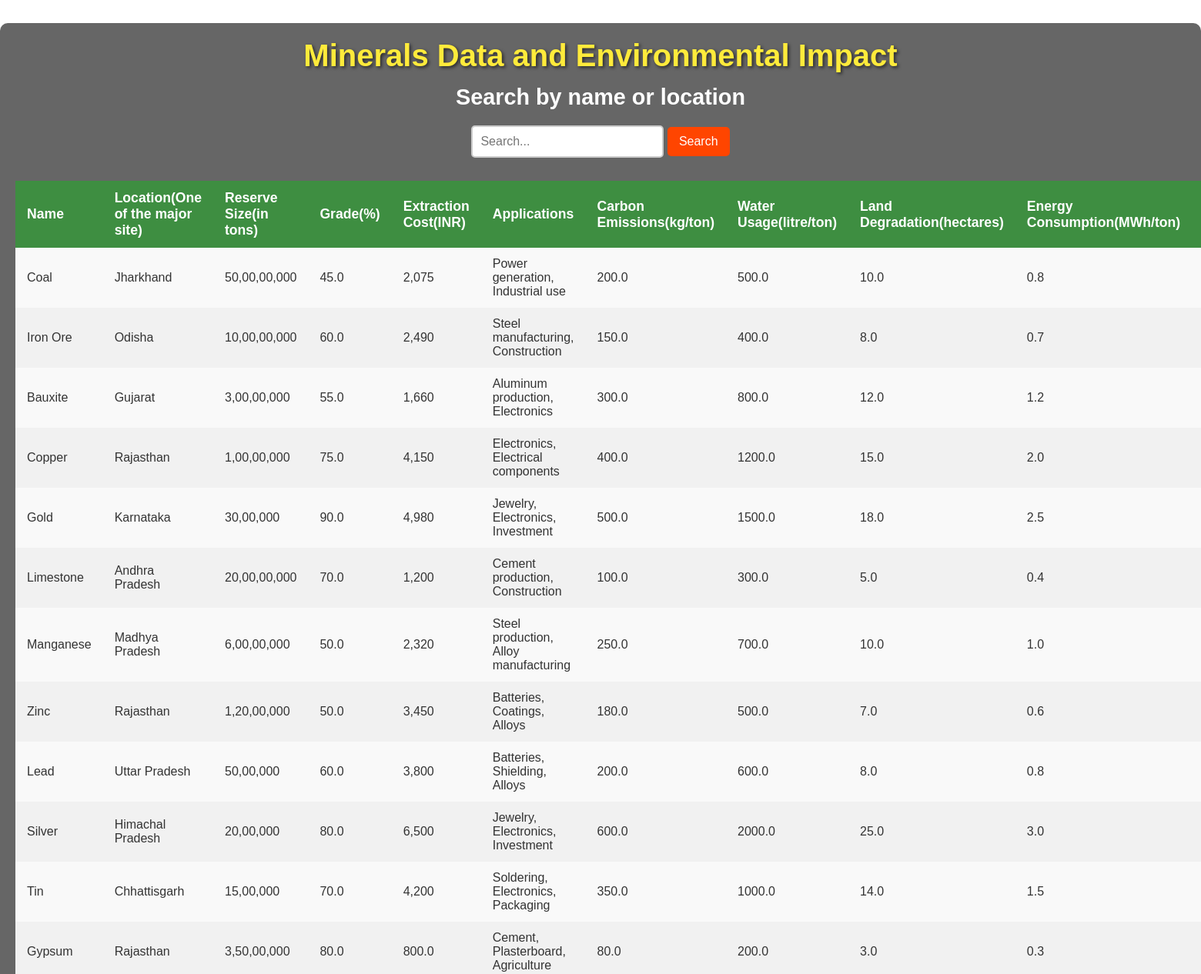
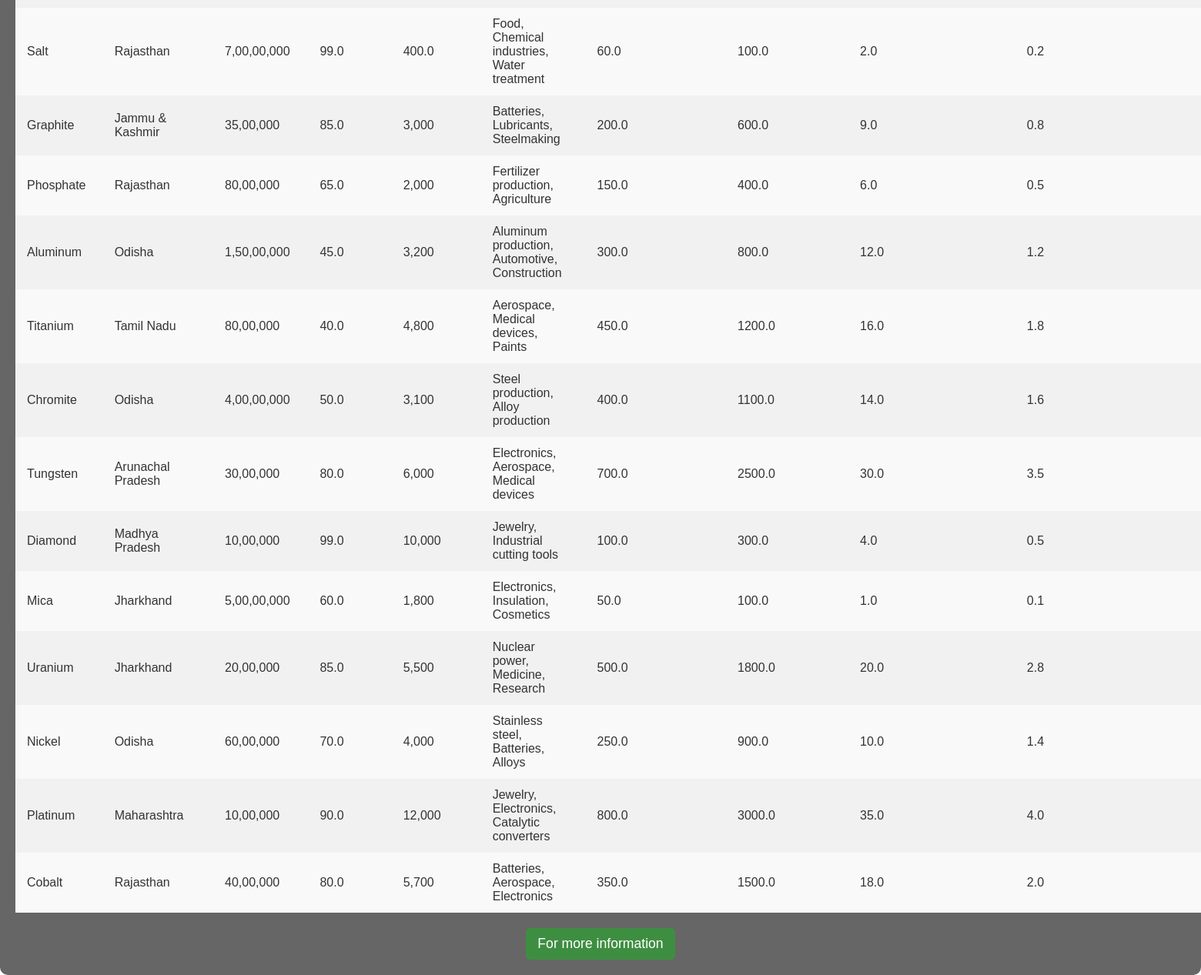
Screenshot of /minerals with the database file from the repository (2 pictures, top to bottom).
### tables this page shows
CREATE TABLE environmental_impact (
        id INTEGER PRIMARY KEY AUTOINCREMENT,
        mineral_id INTEGER,
        carbon_emissions FLOAT,
        water_usage FLOAT,
        land_degradation FLOAT,
        energy_consumption FLOAT,
        rehabilitation_efforts INTEGER,
        sustainability_score FLOAT,
        FOREIGN KEY (mineral_id) REFERENCES minerals(id)
    );

CREATE TABLE minerals (
        id INTEGER PRIMARY KEY AUTOINCREMENT,
        name TEXT NOT NULL,
        location TEXT NOT NULL,
        reserve_size REAL,
        grade REAL,
        extraction_cost REAL,
        applications TEXT
    );

### app.py (the view)
@app.route('/minerals', methods=['GET', 'POST'])
def minerals():
    search_query = request.args.get('query', '')  # Get search query from URL parameters
    conn = sqlite3.connect('database/mineral_data.db')
    conn.row_factory = sqlite3.Row
    cursor = conn.cursor()
    query = """
    SELECT minerals.*, environmental_impact.*
    FROM minerals
    LEFT JOIN environmental_impact ON minerals.id = environmental_impact.mineral_id
    """
    params = []
    if search_query:
        query += " WHERE name LIKE ? OR location LIKE ? OR applications LIKE ?"
        like_pattern = f"%{search_query}%"
        params = [like_pattern, like_pattern, like_pattern]
    cursor.execute(query, params)
    rows = cursor.fetchall()
    conn.close()
    return render_template('mineral.html', minerals=rows, search_query=search_query)

### templates/mineral.html (shortened to what this page needs)
<!DOCTYPE html>
<html lang="en">
<head>
</head>
<body>
    <div class="container">
        <h1>Minerals Data and Environmental Impact</h1>
        <h2>Search by name or location</h2>
        <form method="GET" action="/minerals">
            <input type="text" name="query" value="{{ search_query }}" placeholder="Search...">
            <button type="submit">Search</button>
        </form>
        {% if minerals %}
            <table>
                <thead>
                    <tr>
                        <th>Name</th>
                        <th>Location(One of the major site)</th>
                        <th>Reserve Size(in tons)</th>
                        <th>Grade(%)</th>
                        <th>Extraction Cost(INR)</th>
                        <th>Applications</th>
                        <th>Carbon Emissions(kg/ton)</th>
                        <th>Water Usage(litre/ton)</th>
                        <th>Land Degradation(hectares)</th>
                        <th>Energy Consumption(MWh/ton)</th>
                        <th>Rehabilitation Efforts</th>
                    </tr>
                </thead>
                <tbody>
                    {% for mineral in minerals %}
                    <tr>
                        <td>{{ mineral.name }}</td>
                        <td>{{ mineral.location }}</td>
                        <td>{{ mineral.reserve_size }}</td>
                        <td>{{ mineral.grade }}</td>
                        <td>{{ mineral.extraction_cost }}</td>
                        <td>{{ mineral.applications }}</td>
                        <td>{{ mineral.carbon_emissions }}</td>
                        <td>{{ mineral.water_usage }}</td>
                        <td>{{ mineral.land_degradation }}</td>
                        <td>{{ mineral.energy_consumption }}</td>
                        <td>{{ mineral.rehabilitation_efforts }}</td>
                    </tr>
                    {% endfor %}
                </tbody>
            </table>
        {% else %}
            <h4>No data available</h4>
            <p>No data available.</p>
        {% endif %}
        <div class="link-container">
            <a href="https://mines.gov.in/webportal/home" target="_blank" class="new-page-link">
                For more information
            </a>
    </div>
</body>
</html>

### templates/mineral.html (style rules this page uses)
* { margin: 0; padding: 0; box-sizing: border-box; }
body { font-family: Arial, sans-serif; background-image: url('https://example.com/background-image.jpg'); background-size: cover; background-position: center; color: #333; margin: 0; padding: 0; }
.container { text-align: center; padding: 20px; background-color: rgba(0, 0, 0, 0.6); margin-top: 30px; border-radius: 10px; }
h1 { color: #ffeb3b; font-size: 2.5em; margin-bottom: 15px; text-shadow: 2px 2px 4px rgba(0, 0, 0, 0.6); }
h2 { color: #fff; font-size: 1.8em; margin-bottom: 20px; }
form { margin-bottom: 30px; }
input[type="text"] { padding: 10px; font-size: 1em; width: 250px; border-radius: 5px; border: 2px solid #ccc; outline: none; transition: border-color 0.3s ease; }
button { background-color: #ff4500; color: white; font-size: 1em; padding: 10px 15px; border: none; border-radius: 5px; cursor: pointer; transition: background-color 0.3s ease; }
table { width: 100%; border-collapse: collapse; margin-top: 30px; }
th, td { padding: 12px 15px; text-align: left; }
th { background-color: #3e8e41; color: white; font-size: 1.1em; }
td { background-color: #f9f9f9; }
tr:nth-child(even) td { background-color: #f1f1f1; }
.link-container { margin-top: 20px; text-align: center; }
.new-page-link { display: inline-block; background-color: #3e8e41; color: white; text-decoration: none; padding: 10px 15px; font-size: 1.1em; border-radius: 5px; transition: background-color 0.3s ease; }

### rows the page displays
environmental_impact: name "Coal", location "Jharkhand", reserve_size "50,00,00,000", grade "45.0", extraction_cost "2,075", applications "Power generation, Industrial use", carbon_emissions "200.0", water_usage "500.0", land_degradation "10.0", energy_consumption "0.8"
environmental_impact: name "Iron Ore", location "Odisha", reserve_size "10,00,00,000", grade "60.0", extraction_cost "2,490", applications "Steel manufacturing, Construction", carbon_emissions "150.0", water_usage "400.0", land_degradation "8.0", energy_consumption "0.7"
environmental_impact: name "Bauxite", location "Gujarat", reserve_size "3,00,00,000", grade "55.0", extraction_cost "1,660", applications "Aluminum production, Electronics", carbon_emissions "300.0", water_usage "800.0", land_degradation "12.0", energy_consumption "1.2"
environmental_impact: name "Copper", location "Rajasthan", reserve_size "1,00,00,000", grade "75.0", extraction_cost "4,150", applications "Electronics, Electrical components", carbon_emissions "400.0", water_usage "1200.0", land_degradation "15.0", energy_consumption "2.0"
environmental_impact: name "Gold", location "Karnataka", reserve_size "30,00,000", grade "90.0", extraction_cost "4,980", applications "Jewelry, Electronics, Investment", carbon_emissions "500.0", water_usage "1500.0", land_degradation "18.0", energy_consumption "2.5"
environmental_impact: name "Limestone", location "Andhra Pradesh", reserve_size "20,00,00,000", grade "70.0", extraction_cost "1,200", applications "Cement production, Construction", carbon_emissions "100.0", water_usage "300.0", land_degradation "5.0", energy_consumption "0.4"
environmental_impact: name "Manganese", location "Madhya Pradesh", reserve_size "6,00,00,000", grade "50.0", extraction_cost "2,320", applications "Steel production, Alloy manufacturing", carbon_emissions "250.0", water_usage "700.0", land_degradation "10.0", energy_consumption "1.0"
environmental_impact: name "Zinc", location "Rajasthan", reserve_size "1,20,00,000", grade "50.0", extraction_cost "3,450", applications "Batteries, Coatings, Alloys", carbon_emissions "180.0", water_usage "500.0", land_degradation "7.0", energy_consumption "0.6"
environmental_impact: name "Lead", location "Uttar Pradesh", reserve_size "50,00,000", grade "60.0", extraction_cost "3,800", applications "Batteries, Shielding, Alloys", carbon_emissions "200.0", water_usage "600.0", land_degradation "8.0", energy_consumption "0.8"
environmental_impact: name "Silver", location "Himachal Pradesh", reserve_size "20,00,000", grade "80.0", extraction_cost "6,500", applications "Jewelry, Electronics, Investment", carbon_emissions "600.0", water_usage "2000.0", land_degradation "25.0", energy_consumption "3.0"
environmental_impact: name "Tin", location "Chhattisgarh", reserve_size "15,00,000", grade "70.0", extraction_cost "4,200", applications "Soldering, Electronics, Packaging", carbon_emissions "350.0", water_usage "1000.0", land_degradation "14.0", energy_consumption "1.5"
environmental_impact: name "Gypsum", location "Rajasthan", reserve_size "3,50,00,000", grade "80.0", extraction_cost "800.0", applications "Cement, Plasterboard, Agriculture", carbon_emissions "80.0", water_usage "200.0", land_degradation "3.0", energy_consumption "0.3"
environmental_impact: name "Salt", location "Rajasthan", reserve_size "7,00,00,000", grade "99.0", extraction_cost "400.0", applications "Food, Chemical industries, Water treatment", carbon_emissions "60.0", water_usage "100.0", land_degradation "2.0", energy_consumption "0.2"
environmental_impact: name "Graphite", location "Jammu & Kashmir", reserve_size "35,00,000", grade "85.0", extraction_cost "3,000", applications "Batteries, Lubricants, Steelmaking", carbon_emissions "200.0", water_usage "600.0", land_degradation "9.0", energy_consumption "0.8"
environmental_impact: name "Phosphate", location "Rajasthan", reserve_size "80,00,000", grade "65.0", extraction_cost "2,000", applications "Fertilizer production, Agriculture", carbon_emissions "150.0", water_usage "400.0", land_degradation "6.0", energy_consumption "0.5"
environmental_impact: name "Aluminum", location "Odisha", reserve_size "1,50,00,000", grade "45.0", extraction_cost "3,200", applications "Aluminum production, Automotive, Construction", carbon_emissions "300.0", water_usage "800.0", land_degradation "12.0", energy_consumption "1.2"
environmental_impact: name "Titanium", location "Tamil Nadu", reserve_size "80,00,000", grade "40.0", extraction_cost "4,800", applications "Aerospace, Medical devices, Paints", carbon_emissions "450.0", water_usage "1200.0", land_degradation "16.0", energy_consumption "1.8"
environmental_impact: name "Chromite", location "Odisha", reserve_size "4,00,00,000", grade "50.0", extraction_cost "3,100", applications "Steel production, Alloy production", carbon_emissions "400.0", water_usage "1100.0", land_degradation "14.0", energy_consumption "1.6"
environmental_impact: name "Tungsten", location "Arunachal Pradesh", reserve_size "30,00,000", grade "80.0", extraction_cost "6,000", applications "Electronics, Aerospace, Medical devices", carbon_emissions "700.0", water_usage "2500.0", land_degradation "30.0", energy_consumption "3.5"
environmental_impact: name "Diamond", location "Madhya Pradesh", reserve_size "10,00,000", grade "99.0", extraction_cost "10,000", applications "Jewelry, Industrial cutting tools", carbon_emissions "100.0", water_usage "300.0", land_degradation "4.0", energy_consumption "0.5"
environmental_impact: name "Mica", location "Jharkhand", reserve_size "5,00,00,000", grade "60.0", extraction_cost "1,800", applications "Electronics, Insulation, Cosmetics", carbon_emissions "50.0", water_usage "100.0", land_degradation "1.0", energy_consumption "0.1"
environmental_impact: name "Uranium", location "Jharkhand", reserve_size "20,00,000", grade "85.0", extraction_cost "5,500", applications "Nuclear power, Medicine, Research", carbon_emissions "500.0", water_usage "1800.0", land_degradation "20.0", energy_consumption "2.8"
environmental_impact: name "Nickel", location "Odisha", reserve_size "60,00,000", grade "70.0", extraction_cost "4,000", applications "Stainless steel, Batteries, Alloys", carbon_emissions "250.0", water_usage "900.0", land_degradation "10.0", energy_consumption "1.4"
environmental_impact: name "Platinum", location "Maharashtra", reserve_size "10,00,000", grade "90.0", extraction_cost "12,000", applications "Jewelry, Electronics, Catalytic converters", carbon_emissions "800.0", water_usage "3000.0", land_degradation "35.0", energy_consumption "4.0"
environmental_impact: name "Cobalt", location "Rajasthan", reserve_size "40,00,000", grade "80.0", extraction_cost "5,700", applications "Batteries, Aerospace, Electronics", carbon_emissions "350.0", water_usage "1500.0", land_degradation "18.0", energy_consumption "2.0"
